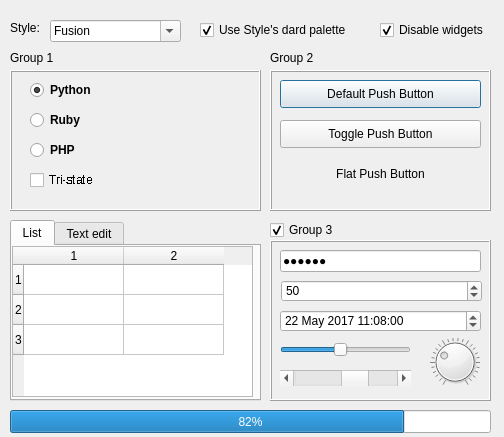
<?xml version="1.0" encoding="UTF-8"?>
<ui version="4.0">
 <class>Dialog</class>
 <widget class="QDialog" name="Dialog">
  <property name="geometry">
   <rect>
    <x>0</x>
    <y>0</y>
    <width>504</width>
    <height>437</height>
   </rect>
  </property>
  <property name="windowTitle">
   <string>Dialog</string>
  </property>
  <property name="sizeGripEnabled">
   <bool>false</bool>
  </property>
  <property name="modal">
   <bool>false</bool>
  </property>
  <widget class="QLabel" name="label">
   <property name="geometry">
    <rect>
     <x>10</x>
     <y>20</y>
     <width>55</width>
     <height>16</height>
    </rect>
   </property>
   <property name="text">
    <string>Style:</string>
   </property>
  </widget>
  <widget class="QFontComboBox" name="fontComboBox">
   <property name="geometry">
    <rect>
     <x>50</x>
     <y>20</y>
     <width>131</width>
     <height>22</height>
    </rect>
   </property>
   <property name="currentText">
    <string>Fusion</string>
   </property>
  </widget>
  <widget class="QCheckBox" name="checkBox">
   <property name="geometry">
    <rect>
     <x>200</x>
     <y>20</y>
     <width>161</width>
     <height>20</height>
    </rect>
   </property>
   <property name="text">
    <string>Use Style's dard palette</string>
   </property>
   <property name="checked">
    <bool>true</bool>
   </property>
  </widget>
  <widget class="QCheckBox" name="checkBox_2">
   <property name="geometry">
    <rect>
     <x>380</x>
     <y>20</y>
     <width>121</width>
     <height>20</height>
    </rect>
   </property>
   <property name="text">
    <string>Disable widgets</string>
   </property>
   <property name="checked">
    <bool>true</bool>
   </property>
  </widget>
  <widget class="QLabel" name="label_2">
   <property name="geometry">
    <rect>
     <x>10</x>
     <y>50</y>
     <width>55</width>
     <height>16</height>
    </rect>
   </property>
   <property name="text">
    <string>Group 1</string>
   </property>
  </widget>
  <widget class="QFrame" name="frame">
   <property name="geometry">
    <rect>
     <x>10</x>
     <y>70</y>
     <width>251</width>
     <height>141</height>
    </rect>
   </property>
   <property name="frameShape">
    <enum>QFrame::Box</enum>
   </property>
   <property name="frameShadow">
    <enum>QFrame::Raised</enum>
   </property>
   <widget class="QRadioButton" name="radioButton">
    <property name="geometry">
     <rect>
      <x>20</x>
      <y>70</y>
      <width>95</width>
      <height>20</height>
     </rect>
    </property>
    <property name="font">
     <font>
      <weight>75</weight>
      <bold>true</bold>
     </font>
    </property>
    <property name="text">
     <string>PHP</string>
    </property>
    <property name="checkable">
     <bool>true</bool>
    </property>
    <property name="checked">
     <bool>false</bool>
    </property>
    <property name="autoExclusive">
     <bool>false</bool>
    </property>
   </widget>
   <widget class="QRadioButton" name="radioButton_2">
    <property name="geometry">
     <rect>
      <x>20</x>
      <y>40</y>
      <width>95</width>
      <height>20</height>
     </rect>
    </property>
    <property name="font">
     <font>
      <weight>75</weight>
      <bold>true</bold>
     </font>
    </property>
    <property name="text">
     <string>Ruby</string>
    </property>
    <property name="checked">
     <bool>false</bool>
    </property>
   </widget>
   <widget class="QRadioButton" name="radioButton_3">
    <property name="geometry">
     <rect>
      <x>20</x>
      <y>10</y>
      <width>95</width>
      <height>20</height>
     </rect>
    </property>
    <property name="font">
     <font>
      <weight>75</weight>
      <bold>true</bold>
     </font>
    </property>
    <property name="text">
     <string>Python</string>
    </property>
    <property name="checked">
     <bool>true</bool>
    </property>
   </widget>
   <widget class="QCheckBox" name="checkBox_3">
    <property name="geometry">
     <rect>
      <x>20</x>
      <y>100</y>
      <width>81</width>
      <height>20</height>
     </rect>
    </property>
    <property name="font">
     <font>
      <weight>50</weight>
      <italic>false</italic>
      <bold>false</bold>
      <underline>false</underline>
      <strikeout>false</strikeout>
      <stylestrategy>NoAntialias</stylestrategy>
      <kerning>false</kerning>
     </font>
    </property>
    <property name="cursor">
     <cursorShape>ArrowCursor</cursorShape>
    </property>
    <property name="mouseTracking">
     <bool>true</bool>
    </property>
    <property name="tabletTracking">
     <bool>false</bool>
    </property>
    <property name="contextMenuPolicy">
     <enum>Qt::DefaultContextMenu</enum>
    </property>
    <property name="acceptDrops">
     <bool>false</bool>
    </property>
    <property name="text">
     <string>Tri-state</string>
    </property>
    <property name="iconSize">
     <size>
      <width>20</width>
      <height>20</height>
     </size>
    </property>
    <property name="checkable">
     <bool>true</bool>
    </property>
    <property name="autoRepeat">
     <bool>false</bool>
    </property>
    <property name="autoExclusive">
     <bool>false</bool>
    </property>
    <property name="autoRepeatInterval">
     <number>100</number>
    </property>
    <property name="tristate">
     <bool>true</bool>
    </property>
   </widget>
  </widget>
  <widget class="QTabWidget" name="tabWidget">
   <property name="geometry">
    <rect>
     <x>10</x>
     <y>220</y>
     <width>251</width>
     <height>181</height>
    </rect>
   </property>
   <property name="currentIndex">
    <number>0</number>
   </property>
   <widget class="QWidget" name="tab">
    <attribute name="title">
     <string>List</string>
    </attribute>
    <widget class="QTableWidget" name="tableWidget">
     <property name="geometry">
      <rect>
       <x>0</x>
       <y>0</y>
       <width>241</width>
       <height>151</height>
      </rect>
     </property>
     <row>
      <property name="text">
       <string>1</string>
      </property>
     </row>
     <row>
      <property name="text">
       <string>2</string>
      </property>
     </row>
     <row>
      <property name="text">
       <string>3</string>
      </property>
     </row>
     <column>
      <property name="text">
       <string>1</string>
      </property>
     </column>
     <column>
      <property name="text">
       <string>2</string>
      </property>
     </column>
    </widget>
   </widget>
   <widget class="QWidget" name="tab_2">
    <attribute name="title">
     <string>Text edit</string>
    </attribute>
   </widget>
  </widget>
  <widget class="QLabel" name="label_3">
   <property name="geometry">
    <rect>
     <x>270</x>
     <y>50</y>
     <width>55</width>
     <height>16</height>
    </rect>
   </property>
   <property name="text">
    <string>Group 2</string>
   </property>
  </widget>
  <widget class="QFrame" name="frame_2">
   <property name="geometry">
    <rect>
     <x>270</x>
     <y>70</y>
     <width>221</width>
     <height>141</height>
    </rect>
   </property>
   <property name="frameShape">
    <enum>QFrame::Box</enum>
   </property>
   <property name="frameShadow">
    <enum>QFrame::Raised</enum>
   </property>
   <widget class="QPushButton" name="pushButton">
    <property name="geometry">
     <rect>
      <x>10</x>
      <y>10</y>
      <width>201</width>
      <height>28</height>
     </rect>
    </property>
    <property name="text">
     <string>Default Push Button</string>
    </property>
    <property name="default">
     <bool>true</bool>
    </property>
   </widget>
   <widget class="QPushButton" name="pushButton_2">
    <property name="geometry">
     <rect>
      <x>10</x>
      <y>50</y>
      <width>201</width>
      <height>28</height>
     </rect>
    </property>
    <property name="text">
     <string>Toggle Push Button</string>
    </property>
    <property name="autoDefault">
     <bool>true</bool>
    </property>
    <property name="default">
     <bool>false</bool>
    </property>
    <property name="flat">
     <bool>false</bool>
    </property>
   </widget>
   <widget class="QPushButton" name="pushButton_3">
    <property name="geometry">
     <rect>
      <x>10</x>
      <y>90</y>
      <width>201</width>
      <height>28</height>
     </rect>
    </property>
    <property name="text">
     <string>Flat Push Button</string>
    </property>
    <property name="autoDefault">
     <bool>true</bool>
    </property>
    <property name="default">
     <bool>false</bool>
    </property>
    <property name="flat">
     <bool>true</bool>
    </property>
   </widget>
  </widget>
  <widget class="QCheckBox" name="checkBox_4">
   <property name="geometry">
    <rect>
     <x>270</x>
     <y>220</y>
     <width>81</width>
     <height>20</height>
    </rect>
   </property>
   <property name="text">
    <string>Group 3</string>
   </property>
   <property name="checked">
    <bool>true</bool>
   </property>
  </widget>
  <widget class="QWidget" name="widget" native="true">
   <property name="geometry">
    <rect>
     <x>270</x>
     <y>240</y>
     <width>221</width>
     <height>161</height>
    </rect>
   </property>
   <widget class="QLineEdit" name="lineEdit">
    <property name="geometry">
     <rect>
      <x>10</x>
      <y>10</y>
      <width>201</width>
      <height>22</height>
     </rect>
    </property>
    <property name="font">
     <font>
      <weight>75</weight>
      <bold>true</bold>
      <strikeout>false</strikeout>
     </font>
    </property>
    <property name="inputMethodHints">
     <set>Qt::ImhHiddenText|Qt::ImhNoAutoUppercase|Qt::ImhNoPredictiveText|Qt::ImhSensitiveData</set>
    </property>
    <property name="inputMask">
     <string>ssssss</string>
    </property>
    <property name="text">
     <string>ssssss</string>
    </property>
    <property name="frame">
     <bool>true</bool>
    </property>
    <property name="echoMode">
     <enum>QLineEdit::Password</enum>
    </property>
    <property name="dragEnabled">
     <bool>false</bool>
    </property>
    <property name="readOnly">
     <bool>false</bool>
    </property>
    <property name="clearButtonEnabled">
     <bool>false</bool>
    </property>
   </widget>
   <widget class="QSpinBox" name="spinBox">
    <property name="geometry">
     <rect>
      <x>11</x>
      <y>40</y>
      <width>201</width>
      <height>22</height>
     </rect>
    </property>
    <property name="value">
     <number>50</number>
    </property>
   </widget>
   <widget class="QDateTimeEdit" name="dateTimeEdit">
    <property name="geometry">
     <rect>
      <x>10</x>
      <y>70</y>
      <width>201</width>
      <height>22</height>
     </rect>
    </property>
    <property name="dateTime">
     <datetime>
      <hour>11</hour>
      <minute>8</minute>
      <second>0</second>
      <year>2017</year>
      <month>5</month>
      <day>22</day>
     </datetime>
    </property>
    <property name="date">
     <date>
      <year>2017</year>
      <month>5</month>
      <day>22</day>
     </date>
    </property>
    <property name="time">
     <time>
      <hour>11</hour>
      <minute>8</minute>
      <second>0</second>
     </time>
    </property>
   </widget>
   <widget class="QSlider" name="horizontalSlider">
    <property name="geometry">
     <rect>
      <x>10</x>
      <y>100</y>
      <width>131</width>
      <height>20</height>
     </rect>
    </property>
    <property name="font">
     <font>
      <weight>50</weight>
      <bold>false</bold>
     </font>
    </property>
    <property name="value">
     <number>45</number>
    </property>
    <property name="tracking">
     <bool>true</bool>
    </property>
    <property name="orientation">
     <enum>Qt::Horizontal</enum>
    </property>
    <property name="invertedAppearance">
     <bool>false</bool>
    </property>
    <property name="invertedControls">
     <bool>false</bool>
    </property>
    <property name="tickPosition">
     <enum>QSlider::NoTicks</enum>
    </property>
   </widget>
   <widget class="QDial" name="dial">
    <property name="geometry">
     <rect>
      <x>160</x>
      <y>90</y>
      <width>50</width>
      <height>64</height>
     </rect>
    </property>
    <property name="value">
     <number>30</number>
    </property>
    <property name="notchesVisible">
     <bool>true</bool>
    </property>
   </widget>
   <widget class="QScrollBar" name="horizontalScrollBar">
    <property name="geometry">
     <rect>
      <x>10</x>
      <y>130</y>
      <width>131</width>
      <height>16</height>
     </rect>
    </property>
    <property name="value">
     <number>62</number>
    </property>
    <property name="orientation">
     <enum>Qt::Horizontal</enum>
    </property>
   </widget>
  </widget>
  <widget class="QProgressBar" name="progressBar">
   <property name="enabled">
    <bool>true</bool>
   </property>
   <property name="geometry">
    <rect>
     <x>10</x>
     <y>410</y>
     <width>481</width>
     <height>23</height>
    </rect>
   </property>
   <property name="font">
    <font>
     <stylestrategy>PreferAntialias</stylestrategy>
     <kerning>true</kerning>
    </font>
   </property>
   <property name="autoFillBackground">
    <bool>false</bool>
   </property>
   <property name="value">
    <number>82</number>
   </property>
   <property name="textVisible">
    <bool>true</bool>
   </property>
   <property name="invertedAppearance">
    <bool>false</bool>
   </property>
   <property name="textDirection">
    <enum>QProgressBar::TopToBottom</enum>
   </property>
   <property name="format">
    <string>%p%</string>
   </property>
  </widget>
  <widget class="QFrame" name="frame_3">
   <property name="geometry">
    <rect>
     <x>270</x>
     <y>240</y>
     <width>221</width>
     <height>161</height>
    </rect>
   </property>
   <property name="frameShape">
    <enum>QFrame::Box</enum>
   </property>
   <property name="frameShadow">
    <enum>QFrame::Raised</enum>
   </property>
  </widget>
  <zorder>label</zorder>
  <zorder>fontComboBox</zorder>
  <zorder>checkBox</zorder>
  <zorder>checkBox_2</zorder>
  <zorder>label_2</zorder>
  <zorder>tabWidget</zorder>
  <zorder>label_3</zorder>
  <zorder>frame_2</zorder>
  <zorder>checkBox_4</zorder>
  <zorder>widget</zorder>
  <zorder>progressBar</zorder>
  <zorder>frame</zorder>
  <zorder>frame_3</zorder>
 </widget>
 <resources/>
 <connections/>
</ui>
